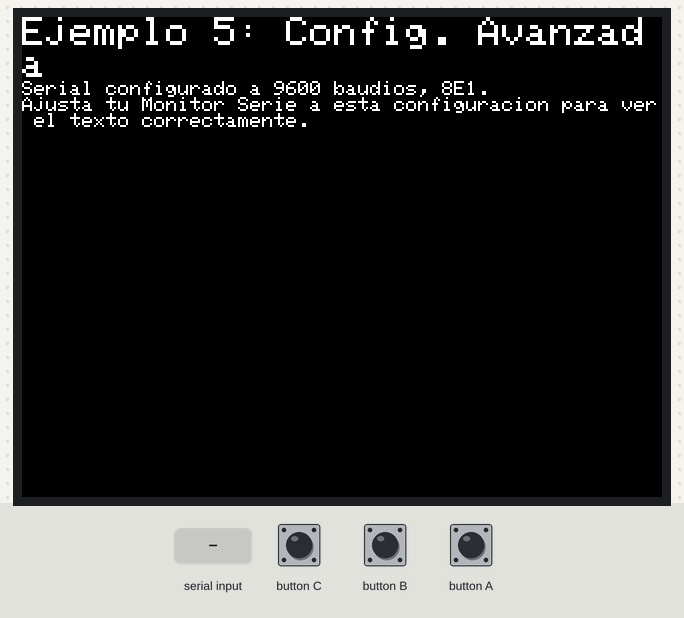
This sketch was run on a simulated ESP32. Shown: 320×240 colour display. The inputs (shaded band) are chosen by the test bench. What the sketch prints to the serial monitor is not drawn.

Above: at 1.6 s.
1.7 s: byte 30 received over Serial
At 2.0 s:
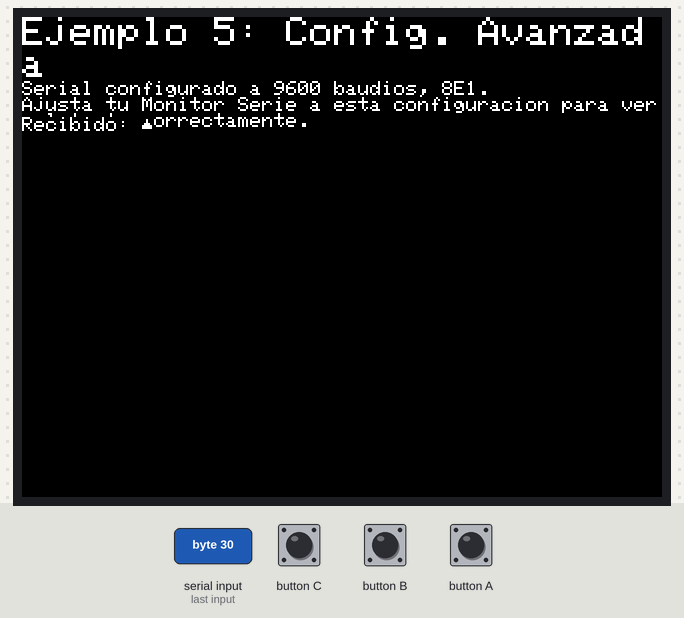
3.2 s: byte 90 received over Serial
4.7 s: byte 120 received over Serial
6.2 s: byte 30 received over Serial
Timing chart, 0 to 8.7 s (numbered marks = the images above; inputs shaded):
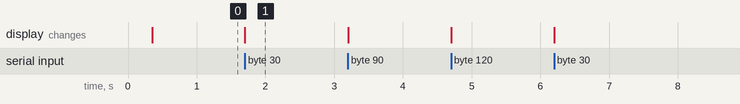

Measured:
- after the input at 1.7 s, the display: changes at once (image 1)

The sketch:

05_Advanced_Serial_Config.ino
```cpp
// 5. Configuración Avanzada del Puerto Serie (para M5Stack)
#include <M5Stack.h>

void setup() {
  // Primero, inicializa el M5Stack.
  M5.begin();

  // --- Configuración Avanzada de Serial.begin() ---
  // Para esta demostración, usaremos una configuración no estándar:
  // 8 bits de datos, paridad PAR (Even), 1 bit de parada (SERIAL_8E1).
  Serial.begin(9600, SERIAL_8E1);
  delay(100);

  // Muestra la configuración en la pantalla del M5Stack
  M5.Lcd.fillScreen(BLACK);
  M5.Lcd.setCursor(0, 0);
  M5.Lcd.setTextSize(2);
  M5.Lcd.println("Ejemplo 5: Config. Avanzada");
  M5.Lcd.setTextSize(1);
  M5.Lcd.println("Serial configurado a 9600 baudios, 8E1.");
  M5.Lcd.println("Ajusta tu Monitor Serie a esta configuracion para ver el texto correctamente.");

  Serial.println("Puerto Serie configurado con 8 bits de datos, paridad PAR, 1 bit de parada (8E1).");
  Serial.println("Si puedes leer esto, tu Monitor Serie esta configurado correctamente.");
}

void loop() {
  M5.update();

  if (Serial.available() > 0) {
    char receivedChar = Serial.read();

    // Muestra en Monitor Serie
    Serial.print("Recibido: ");
    Serial.println(receivedChar);

    // Muestra en M5Stack
    M5.Lcd.setCursor(0, 50);
    M5.Lcd.print("Recibido: ");
    M5.Lcd.print(receivedChar);
  }
}
```
